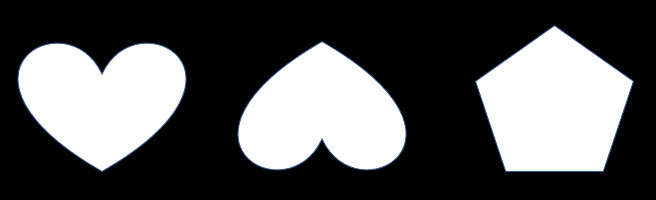
#> input picture ch_15/myheart.jpg, 656 x 200 px
$ python ch15_22_matchShapes.py
#> lines starting #> are read from the running program, lines starting #| are printed output that depends on the picture; after the words box and inside, x2 and y2 are one past the last pixel; in counts of white or black regions, pixels touching at a corner belong together; long printed decimals are rounded
import cv2

src = cv2.imread('myheart.jpg')
#> src is the input picture: shape (200, 656, 3); mean B, G, R 88.9, 88.2, 87.8
src_copy = src.copy()
src_gray = cv2.cvtColor(src, cv2.COLOR_BGR2GRAY)
ret, dst_binary = cv2.threshold(src_gray, 127, 255, cv2.THRESH_BINARY)
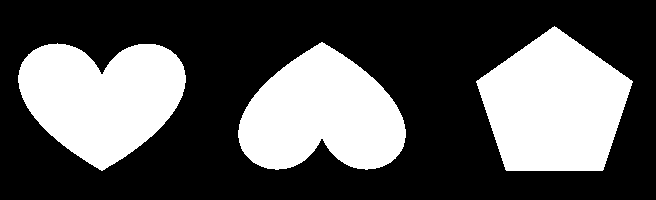
#> dst_binary: shape (200, 656); 34.4% white; 3 white regions
contours, hierarchy = cv2.findContours(dst_binary, cv2.RETR_LIST, cv2.CHAIN_APPROX_SIMPLE)
#> contours = 3 contours; box (x1, y1, x2, y2) and area: (476, 26, 633, 171) 15539, (238, 42, 406, 170) 14462, (18, 43, 186, 171) 14453

# compare
match00 = cv2.matchShapes(contours[0], contours[0], cv2.CONTOURS_MATCH_I1,0)
#> match00 = 0
match01 = cv2.matchShapes(contours[0], contours[1], cv2.CONTOURS_MATCH_I1,0)
#> match01 = 0.000463
match02 = cv2.matchShapes(contours[0], contours[2], cv2.CONTOURS_MATCH_I1,0)
#> match02 = 0.293

for i in range(len(contours)):
    M = cv2.moments(contours[i])
    Cx = int(M['m10'] / M['m00'])
    Cy = int(M['m01'] / M['m00'])
    cv2.putText(src, str(i), (Cx - 3, 100), cv2.FONT_HERSHEY_SIMPLEX, 0.5, (0, 0, 255), 2, cv2.LINE_AA)
#> this loop made 3 passes
#> (Cx, Cy) on passes 1 to 3: (101, 97), (321, 114), (554, 105)
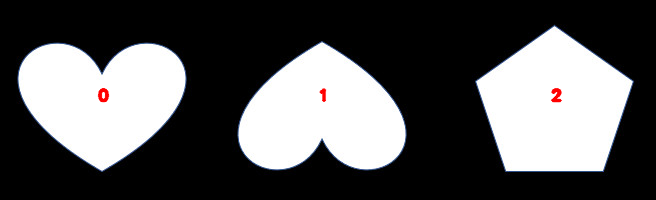
#> src: shape (200, 656, 3); 0.29% of pixels changed, all inside (x1, y1, x2, y2) = (97, 87, 563, 103)

print(f" 0 vs 0 = {match00}")
#|  0 vs 0 = 0.0
print(f" 0 vs 1 = {match01}")
#|  0 vs 1 = 0.000463
print(f" 0 vs 2 = {match02}")
#|  0 vs 2 = 0.2931

cv2.imshow('Result', src)

cv2.waitKey(0)
cv2.destroyAllWindows()

$ run again, with ch_15/3heart.jpg copied over ch_15/myheart.jpg
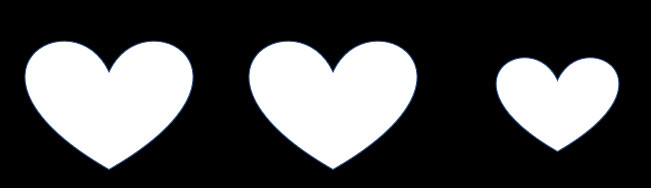
#> input picture ch_15/3heart.jpg, 651 x 188 px
#> src is the input picture: shape (188, 651, 3); mean B, G, R 78.5, 77.9, 77.5
#> `ret, dst_binary = cv2.threshold(src_gray, 127, 255, cv2.THRESH_BINARY)`:
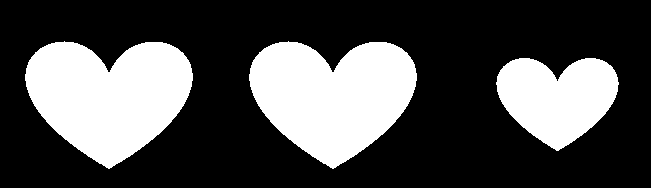
#> dst_binary: shape (188, 651); 30.3% white; 3 white regions
#> contours = 3 contours; box (x1, y1, x2, y2) and area: (249, 41, 417, 169) 14455, (25, 41, 193, 169) 14455, (496, 58, 619, 151) 7645
#> match00 = 0
#> match01 = 0.00379
#> the loop `for i in range(len(contours)):` made 3 passes
#> (Cx, Cy) on passes 1 to 3: (557, 97), (332, 95), (108, 95)
#> after the loop `for i in range(len(contours)):`:
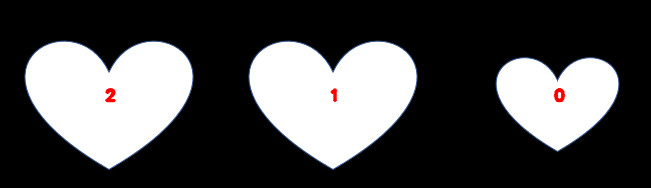
#> src: shape (188, 651, 3); 0.31% of pixels changed, all inside (x1, y1, x2, y2) = (104, 87, 566, 103)
#|  0 vs 0 = 0.0
#|  0 vs 1 = 0.003789
#|  0 vs 2 = 0.003789

$ run again, with ch_15/3shapes.jpg copied over ch_15/myheart.jpg
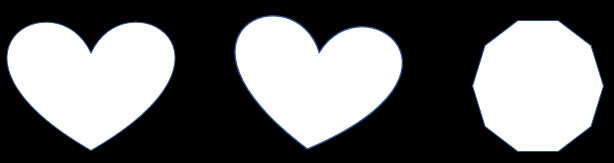
#> input picture ch_15/3shapes.jpg, 614 x 163 px
#> src is the input picture: shape (163, 614, 3); mean B, G, R 109.7, 108.7, 108.1
#> `ret, dst_binary = cv2.threshold(src_gray, 127, 255, cv2.THRESH_BINARY)`:
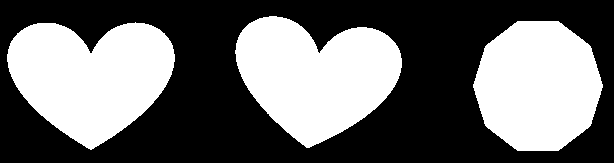
#> dst_binary: shape (163, 614); 42.3% white; 3 white regions
#> contours = 3 contours; box (x1, y1, x2, y2) and area: (7, 22, 175, 150) 14458, (235, 16, 402, 148) 14397, (473, 21, 603, 151) 12915
#> match00 = 0
#> match01 = 0.281
#> match02 = 0.00197
#> the loop `for i in range(len(contours)):` made 3 passes
#> (Cx, Cy) on passes 1 to 3: (90, 76), (537, 85), (315, 75)
#> after the loop `for i in range(len(contours)):`:
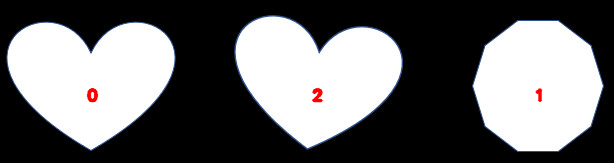
#> src: shape (163, 614, 3); 0.38% of pixels changed, all inside (x1, y1, x2, y2) = (86, 87, 543, 103)
#|  0 vs 0 = 0.0
#|  0 vs 1 = 0.2814
#|  0 vs 2 = 0.001968
